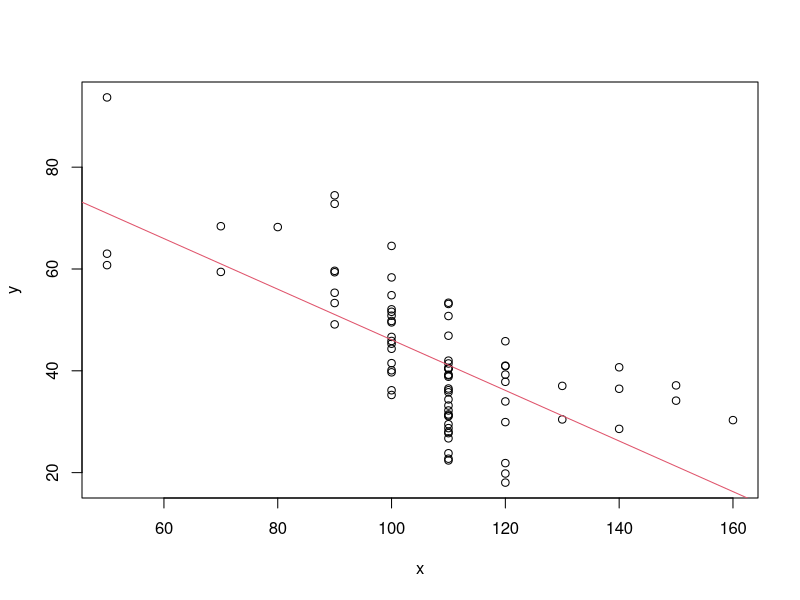
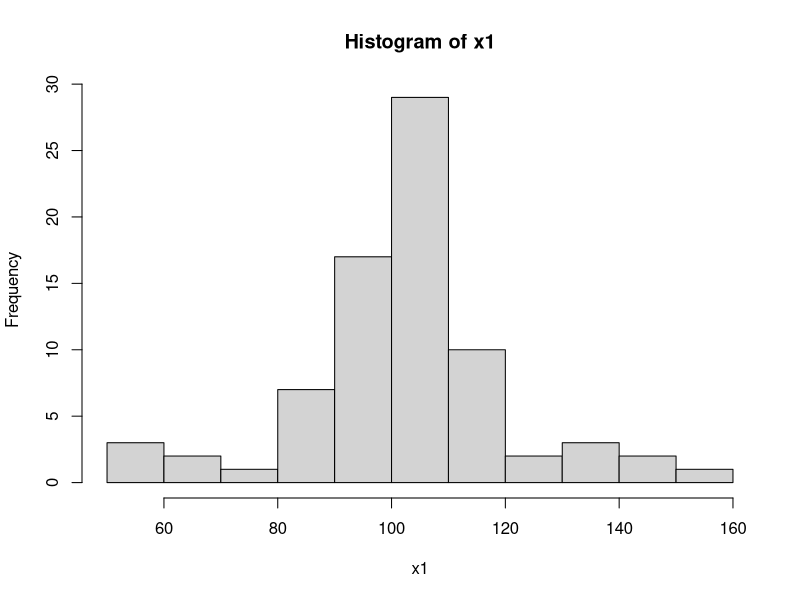
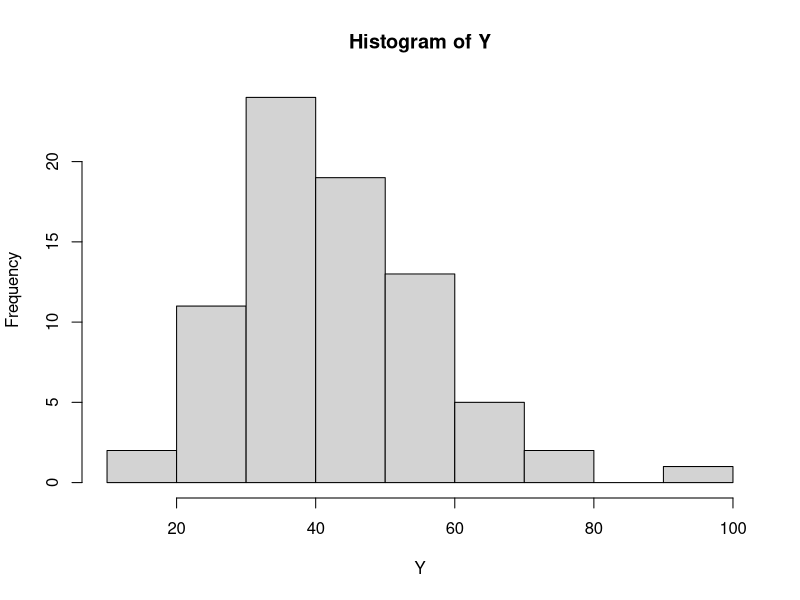
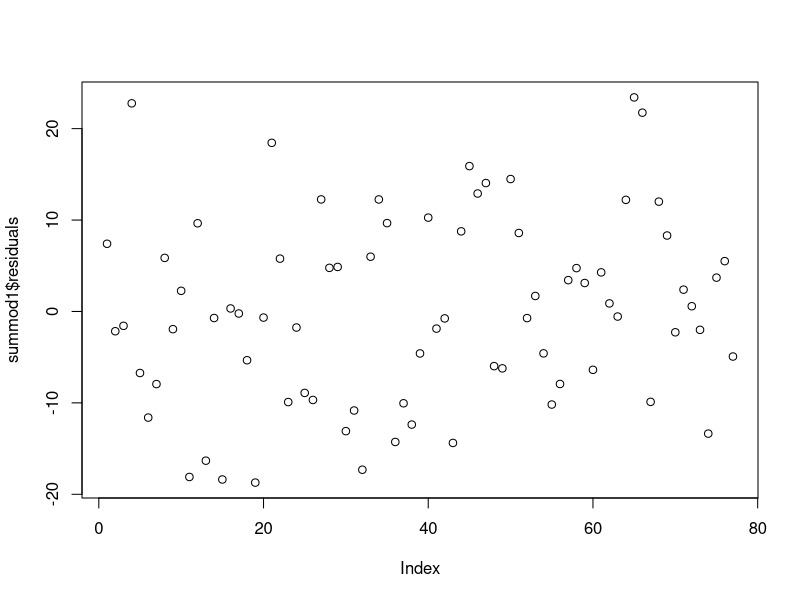
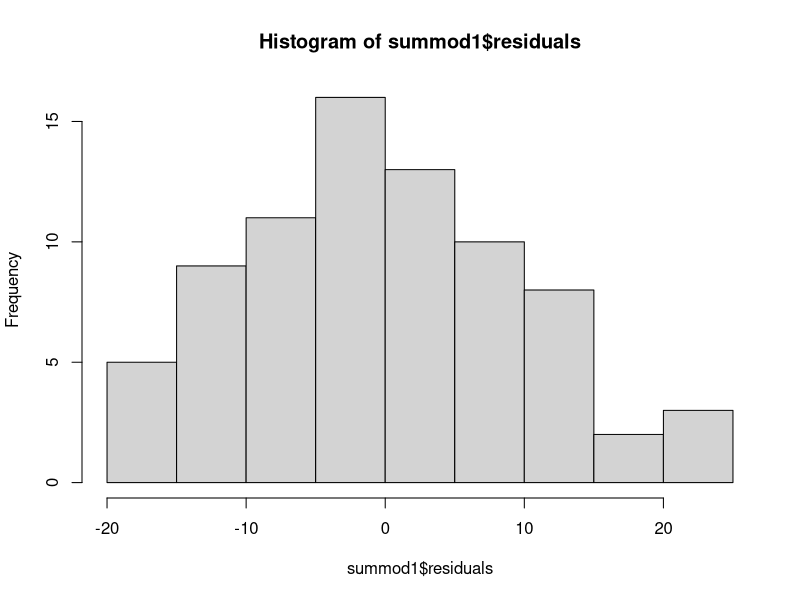
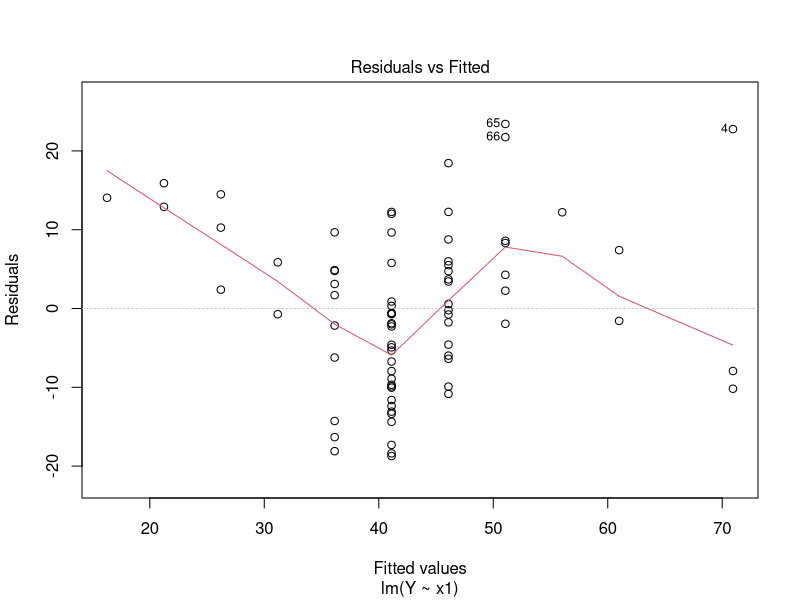
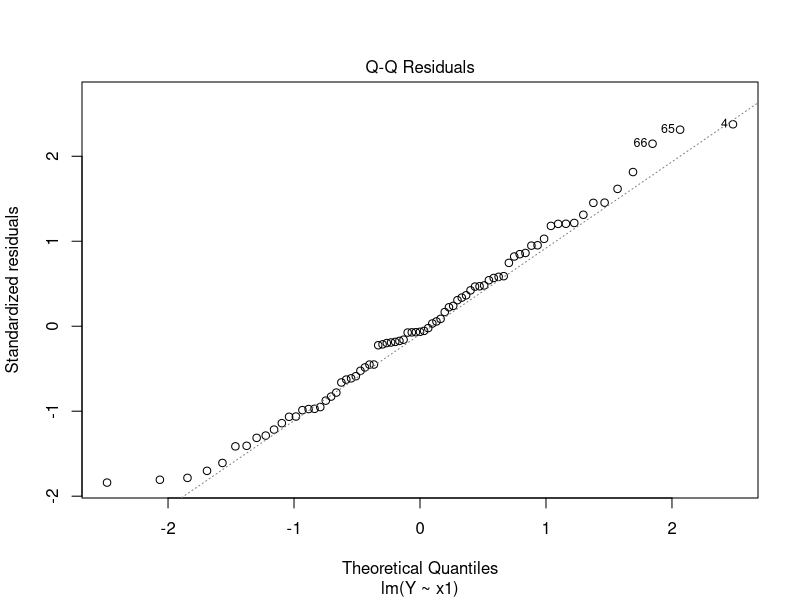
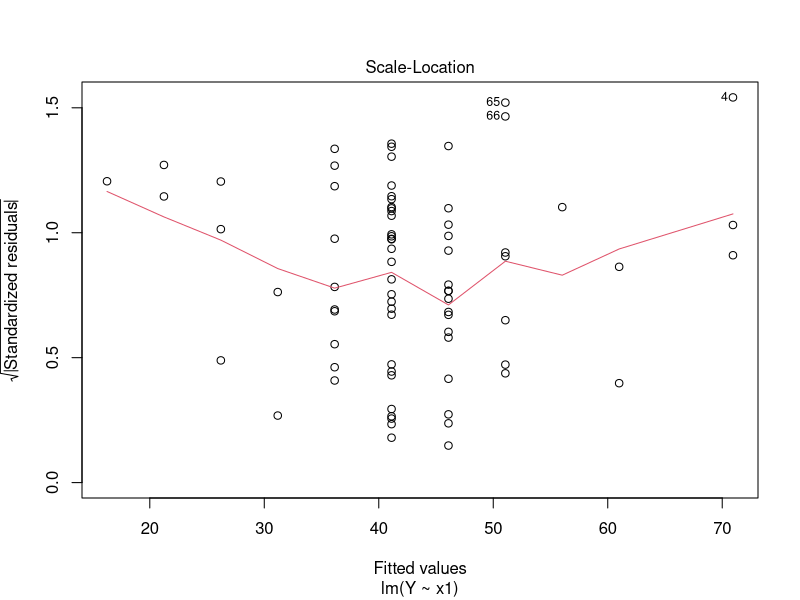

These charts were generated, in order, by the following R code:
data <- read.csv("cereal.csv")
summary(data)


# Залежна змінна rating
Y <- data$rating

####(A)####
# Незалежна змінна x1 - калорій на порцію
x1 <- data$calories
mod1 <- lm(Y ~ x1)
summod1<-summary(mod1)
summary(mod1)

# діаграма розсіювання та регресійна лінія 
plot(x1, Y, xlab="x", ylab = "y")
abline(mod1, col=2)

summod1$r.squared 
sum(summod1$residuals^2)

var(x1)
var(Y)

hist(x1)
hist(Y)

plot(summod1$residuals)
mean(summod1$residuals)
var(summod1$residuals)
hist(summod1$residuals)

plot(mod1,1)
plot(mod1,2)
plot(mod1,3)
plot(mod1$residuals, type = "o")
# Незалежна змінна x2 - грамів жиру
x2 <- data$fat
mod2 <- lm(Y ~ x2)
summod2<-summary(mod2)
summary(mod2)


plot(x2, Y, xlab="x", ylab = "y")
abline(mod2, col=2)


summod2$r.squared 
sum(summod2$residuals^2)

var(x2)
var(Y)

hist(x2)
hist(Y)

plot(summod2$residuals)
mean(summod2$residuals)
var(summod2$residuals)
hist(summod2$residuals)

plot(mod2,1)
plot(mod2,2)
plot(mod2,3)
plot(mod2$residuals, type = "o")
# Незалежна змінна x3 - грам цукрів
x3 <- data$sugars
mod3 <- lm(Y ~ x3)
summod3<-summary(mod3)
summary(mod3)


plot(x3, Y, xlab="x", ylab = "y")
abline(mod3, col=2)


summod3$r.squared 
sum(summod3$residuals^2)

var(x3)
var(Y)

hist(x3)
hist(Y)

plot(summod3$residuals)
mean(summod3$residuals)
var(summod3$residuals)
hist(summod3$residuals)

plot(mod3,1)
plot(mod3,2)
plot(mod3,3)
plot(mod3$residuals, type = "o")

#### (B) ####

x4 <- data$protein
x5 <- data$weight

m1 <- lm(Y ~ x1+x2+x3+x4+x5)
sumM1 <- summary(m1)
sumM1

sum((Y - m1$coefficients[1] - m1$coefficients[2] * x1 - m1$coefficients[3] * x2- m1$coefficients[4] * x3- m1$coefficients[5] * x4- m1$coefficients[6] * x5)^2)

sum(m1$residuals^2)


sqrt(sum(m1$residuals^2)/m1$df.residual)
sumM1$sigma

#### (C) ####

m2 <- lm(Y ~ x1+x2+x3+x4)
summary(m2)

#### (D) ####
car::compareCoefs(m1, m2)

